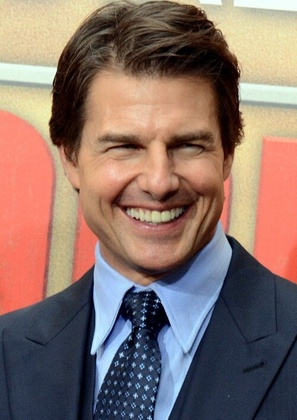
%> input picture exp4/Tom.jpg, 297 x 420 px, shrunk from 500 x 707 before the run
$ octave JPEG_DCT_Compression.m   (GNU Octave 9; MATLAB toolbox functions it lacks are replaced by stand-ins)
%> lines starting %> are read from the running program, lines starting %| are printed output that depends on the picture
clc;
clear all;
close all;

I=imread("Tom.jpg");
%> I is the input picture: size 420x297x3 uint8; mean R, G, B 137, 113.3, 105.7
if size(I,3)==3
    I=rgb2gray(I);
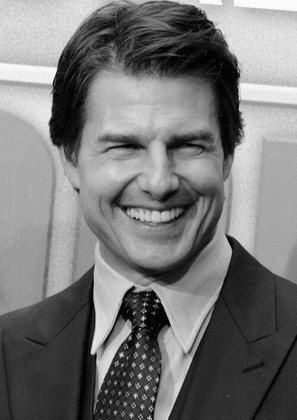
%> I: size 420x297 uint8; min 0, max 252, mean 119.5
end
I=double(I);
%> I: size 420x297 double
%Loading the grayscale image and converting it into double for DCT operations.

Q=[16 11 10 16 24 40 51 61;
   12 12 14 19 26 58 60 55;
   14 13 16 24 40 57 69 56;
   14 17 22 29 51 87 80 62;
   18 22 37 56 68 109 103 77;
   24 35 55 64 81 104 113 92;
   49 64 78 87 103 121 120 101;
   72 92 95 98 112 100 103 99];
%Defining the standard JPEG quantization matrix.

factor=10;
Q=Q*factor;
%Increasing quantization values to introduce stronger compression effects.
blockSize=8;
%JPEG processes the image in fixed 8x8 pixel blocks.
[m,n]=size(I);
%> m = 420; n = 297
reconstructed=zeros(m,n);
%Initializing an empty matrix to store reconstructed compressed output.

for i=1:blockSize:(m-blockSize+1)
    for j=1:blockSize:(n-blockSize+1)

        block=I(i:i+7,j:j+7);
        %Extracting one valid 8x8 block from the image.
        block=block-128;
        %Shifting pixel values around zero to improve DCT efficiency.
        dctBlock=dct2(block);
        %Applying Discrete Cosine Transform to convert block into frequency domain.
        quantBlock=round(dctBlock./Q);
        %Quantizing the DCT coefficients which causes lossy compression.
        dequantBlock=quantBlock.*Q;
        %Reversing quantization step for decompression during reconstruction.
        idctBlock=idct2(dequantBlock);
        %Applying inverse DCT to bring the frequency block back to spatial form.
        idctBlock=idctBlock+128;
        %Shifting pixel values back to the original intensity range.
        reconstructed(i:i+7,j:j+7)=idctBlock;
        %Placing the reconstructed block back into the output image.

    end
end
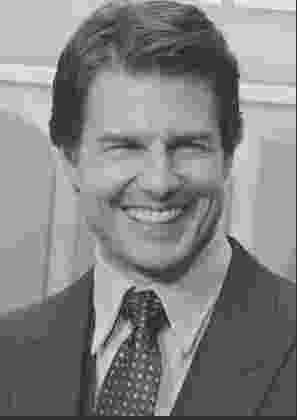
%> reconstructed: size 420x297 double; min -69.83, max 292.7, mean 118.5; drawn with min black and max white

reconstructed=uint8(reconstructed);
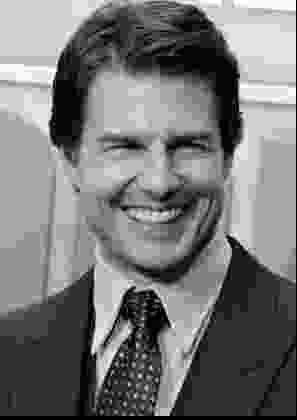
%> reconstructed: size 420x297 uint8; min 0, max 255, mean 118.6
%Converting reconstructed image back into uint8 format for display.

figure;
imshow(uint8(I));
title("Original Image");
%Displaying the input image before compression.

figure;
imshow(reconstructed);
title("Reconstructed Image After High JPEG Compression");
%Displaying the decompressed output image after DCT compression.
